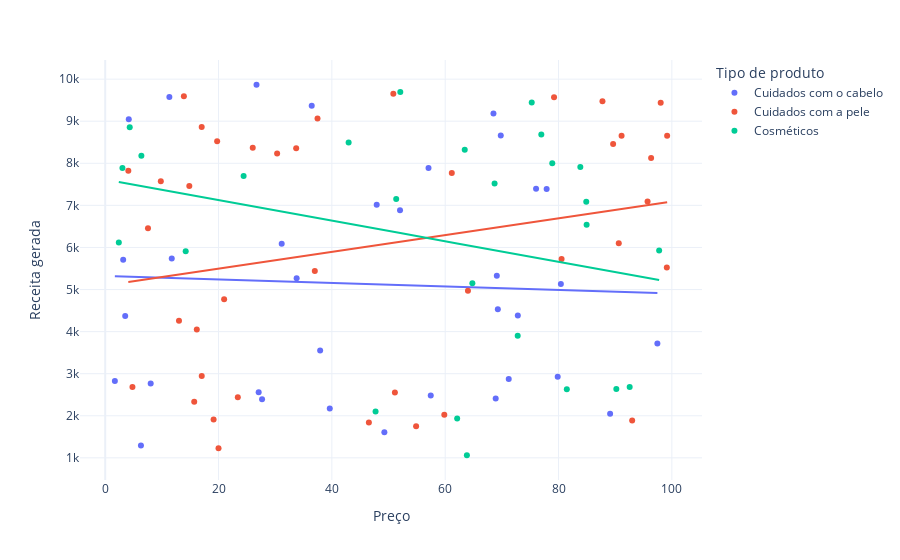

Notebook cell for this chart:
### Markdown cell above
**3. ANÁLISE EXPLORATÓRIA DE DADOS (EDA)**

### Code cell
fig = px.scatter(TabcadeiaSup, 
                 x='Preço', 
                 y='Receita gerada', 
                 color='Tipo de produto', 
                 hover_data=['N° de produtos vendidos'], 
                 trendline="ols")
fig.show()

### Figure 1 — Plotly figure (JSON) as saved in the notebook; plotly's stock layout.template omitted (floating-point values rounded to 4 significant figures)
{"data": [{"customdata": [[802], [8], [147], [336], [620], [884], [209], [142], [353], [327], [598], [24], [859], [29], [154], [622], [701], [227], [117], [163], [32], [904], [241], [359], [946], [198], [774], [663], [618], [79], [114], [672], [62], [627]], "hovertemplate": "Tipo de produto=Cuidados com o cabelo<br>Preço=%{x}<br>Receita gerada=%{y}<br>N° de produtos vendidos=%{customdata[0]}<extra></extra>", "legendgroup": "Cuidados com o cabelo", "marker": {"color": "#636efa", "symbol": "circle"}, "mode": "markers", "name": "Cuidados com o cabelo", "orientation": "v", "showlegend": true, "type": "scatter", "x": [69.81, 11.32, 1.7, 71.21, 36.44, 27.68, 4.156, 39.63, 97.45, 8.023, 11.74, 33.78, 27.08, 76.04, 26.7, 31.15, 79.86, 49.26, 52.03, 37.93, 47.91, 3.17, 69.11, 57.45, 6.307, 57.06, 72.82, 68.91, 89.1, 80.41, 69.29, 77.9, 3.526, 68.52], "xaxis": "x", "y": [8662.0, 9578.0, 2828.0, 2874.0, 9365.0, 2391.0, 9049.0, 2175.0, 3716.0, 2766.0, 5737.0, 5268.0, 2557.0, 7397.0, 9866.0, 6088.0, 2926.0, 1606.0, 6886.0, 3550.0, 7015.0, 5710.0, 5328.0, 2484.0, 1292.0, 7889.0, 4384.0, 2412.0, 2048.0, 5134.0, 4531.0, 7386.0, 4371.0, 9185.0], "yaxis": "y"}, {"hovertemplate": "<b>OLS trendline</b><br>Receita gerada = -4.19182 * Preço + 5323.92<br>R<sup>2</sup>=0.002087<br><br>Tipo de produto=Cuidados com o cabelo<br>Preço=%{x}<br>Receita gerada=%{y} <b>(trend)</b><extra></extra>", "legendgroup": "Cuidados com o cabelo", "marker": {"color": "#636efa", "symbol": "circle"}, "mode": "lines", "name": "Cuidados com o cabelo", "showlegend": false, "type": "scatter", "x": [1.7, 3.17, 3.526, 4.156, 6.307, 8.023, 11.32, 11.74, 26.7, 27.08, 27.68, 31.15, 33.78, 36.44, 37.93, 39.63, 47.91, 49.26, 52.03, 57.06, 57.45, 68.52, 68.91, 69.11, 69.29, 69.81, 71.21, 72.82, 76.04, 77.9, 79.86, 80.41, 89.1, 97.45], "xaxis": "x", "y": [5317.0, 5311.0, 5309.0, 5307.0, 5297.0, 5290.0, 5276.0, 5275.0, 5212.0, 5210.0, 5208.0, 5193.0, 5182.0, 5171.0, 5165.0, 5158.0, 5123.0, 5117.0, 5106.0, 5085.0, 5083.0, 5037.0, 5035.0, 5034.0, 5033.0, 5031.0, 5025.0, 5019.0, 5005.0, 4997.0, 4989.0, 4987.0, 4950.0, 4915.0], "yaxis": "y"}, {"customdata": [[736], [83], [871], [65], [980], [996], [960], [249], [562], [469], [280], [187], [320], [168], [781], [602], [963], [963], [176], [933], [556], [155], [910], [820], [242], [93], [896], [380], [246], [134], [457], [704], [513], [511], [106], [872], [336], [223], [320], [913]], "hovertemplate": "Tipo de produto=Cuidados com a pele<br>Preço=%{x}<br>Receita gerada=%{y}<br>N° de produtos vendidos=%{customdata[0]}<extra></extra>", "legendgroup": "Cuidados com a pele", "marker": {"color": "#EF553B", "symbol": "circle"}, "mode": "markers", "name": "Cuidados com a pele", "orientation": "v", "showlegend": true, "type": "scatter", "x": [14.84, 61.16, 4.806, 4.078, 64.02, 15.71, 90.64, 16.16, 99.17, 36.99, 7.547, 51.12, 96.34, 50.85, 79.21, 37.47, 9.813, 23.4, 19.13, 80.54, 99.11, 46.53, 95.71, 98.03, 30.34, 20.99, 59.84, 17.03, 13.02, 89.63, 33.7, 26.03, 87.76, 54.87, 93.0, 91.13, 17.03, 20.0, 13.88, 19.75], "xaxis": "x", "y": [7461.0, 7767.0, 2687.0, 7823.0, 4971.0, 2331.0, 6100.0, 4053.0, 8654.0, 5442.0, 6454.0, 2553.0, 8128.0, 9655.0, 9572.0, 9062.0, 7573.0, 2438.0, 1912.0, 5725.0, 5521.0, 1840.0, 7089.0, 9436.0, 8232.0, 4767.0, 2021.0, 8864.0, 4257.0, 8459.0, 8355.0, 8368.0, 9474.0, 1752.0, 1889.0, 8652.0, 2943.0, 1230.0, 9593.0, 8526.0], "yaxis": "y"}, {"hovertemplate": "<b>OLS trendline</b><br>Receita gerada = 19.9126 * Preço + 5099.65<br>R<sup>2</sup>=0.054398<br><br>Tipo de produto=Cuidados com a pele<br>Preço=%{x}<br>Receita gerada=%{y} <b>(trend)</b><extra></extra>", "legendgroup": "Cuidados com a pele", "marker": {"color": "#EF553B", "symbol": "circle"}, "mode": "lines", "name": "Cuidados com a pele", "showlegend": false, "type": "scatter", "x": [4.078, 4.806, 7.547, 9.813, 13.02, 13.88, 14.84, 15.71, 16.16, 17.03, 17.03, 19.13, 19.75, 20.0, 20.99, 23.4, 26.03, 30.34, 33.7, 36.99, 37.47, 46.53, 50.85, 51.12, 54.87, 59.84, 61.16, 64.02, 79.21, 80.54, 87.76, 89.63, 90.64, 91.13, 93.0, 95.71, 96.34, 98.03, 99.11, 99.17], "xaxis": "x", "y": [5181.0, 5195.0, 5250.0, 5295.0, 5359.0, 5376.0, 5395.0, 5412.0, 5421.0, 5439.0, 5439.0, 5481.0, 5493.0, 5498.0, 5518.0, 5566.0, 5618.0, 5704.0, 5771.0, 5836.0, 5846.0, 6026.0, 6112.0, 6118.0, 6192.0, 6291.0, 6318.0, 6374.0, 6677.0, 6703.0, 6847.0, 6884.0, 6904.0, 6914.0, 6951.0, 7006.0, 7018.0, 7052.0, 7073.0, 7074.0], "yaxis": "y"}, {"customdata": [[426], [150], [126], [601], [391], [352], [394], [253], [616], [449], [705], [919], [99], [633], [484], [270], [637], [478], [375], [25], [737], [134], [916], [276], [987], [324]], "hovertemplate": "Tipo de produto=Cosméticos<br>Preço=%{x}<br>Receita gerada=%{y}<br>N° de produtos vendidos=%{customdata[0]}<extra></extra>", "legendgroup": "Cosméticos", "marker": {"color": "#00cc96", "symbol": "circle"}, "mode": "markers", "name": "Cosméticos", "orientation": "v", "showlegend": true, "type": "scatter", "x": [42.96, 68.72, 81.46, 84.89, 4.324, 92.56, 2.397, 63.45, 64.8, 84.96, 52.08, 51.36, 78.9, 14.2, 63.83, 72.8, 6.381, 90.2, 83.85, 76.96, 75.27, 97.76, 62.11, 47.71, 3.038, 24.42], "xaxis": "x", "y": [8496.0, 7517.0, 2629.0, 7087.0, 8858.0, 2686.0, 6117.0, 8319.0, 5150.0, 6541.0, 9692.0, 7152.0, 8002.0, 5911.0, 1062.0, 3900.0, 8180.0, 2633.0, 7911.0, 8685.0, 9445.0, 5925.0, 1935.0, 2100.0, 7888.0, 7698.0], "yaxis": "y"}, {"hovertemplate": "<b>OLS trendline</b><br>Receita gerada = -24.4531 * Preço + 7615.01<br>R<sup>2</sup>=0.081280<br><br>Tipo de produto=Cosméticos<br>Preço=%{x}<br>Receita gerada=%{y} <b>(trend)</b><extra></extra>", "legendgroup": "Cosméticos", "marker": {"color": "#00cc96", "symbol": "circle"}, "mode": "lines", "name": "Cosméticos", "showlegend": false, "type": "scatter", "x": [2.397, 3.038, 4.324, 6.381, 14.2, 24.42, 42.96, 47.71, 51.36, 52.08, 62.11, 63.45, 63.83, 64.8, 68.72, 72.8, 75.27, 76.96, 78.9, 81.46, 83.85, 84.89, 84.96, 90.2, 92.56, 97.76], "xaxis": "x", "y": [7556.0, 7541.0, 7509.0, 7459.0, 7268.0, 7018.0, 6565.0, 6448.0, 6359.0, 6342.0, 6096.0, 6064.0, 6054.0, 6031.0, 5935.0, 5835.0, 5774.0, 5733.0, 5686.0, 5623.0, 5565.0, 5539.0, 5538.0, 5409.0, 5352.0, 5224.0], "yaxis": "y"}], "layout": {"legend": {"title": {"text": "Tipo de produto"}, "tracegroupgap": 0}, "margin": {"t": 60}, "xaxis": {"anchor": "y", "domain": [0, 1], "title": {"text": "Preço"}}, "yaxis": {"anchor": "x", "domain": [0, 1], "title": {"text": "Receita gerada"}}}}
